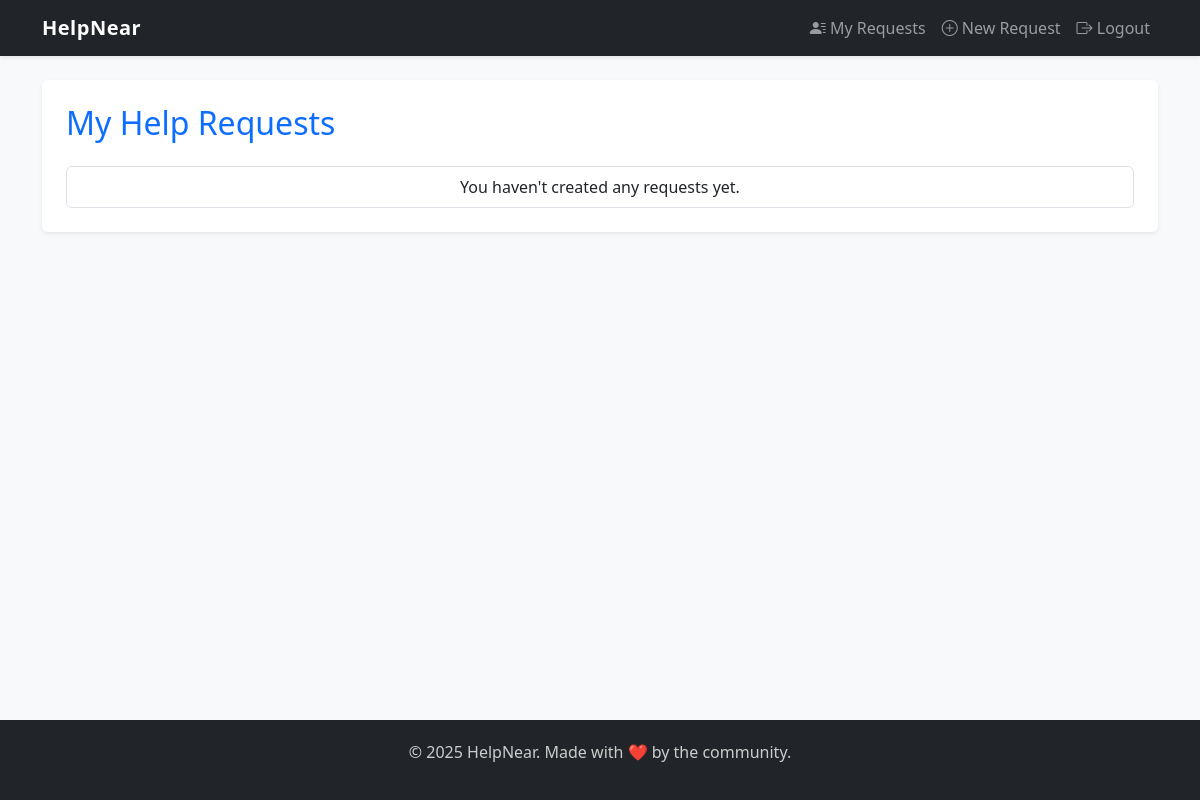
The app's page /my-requests/ (signed in), older data.
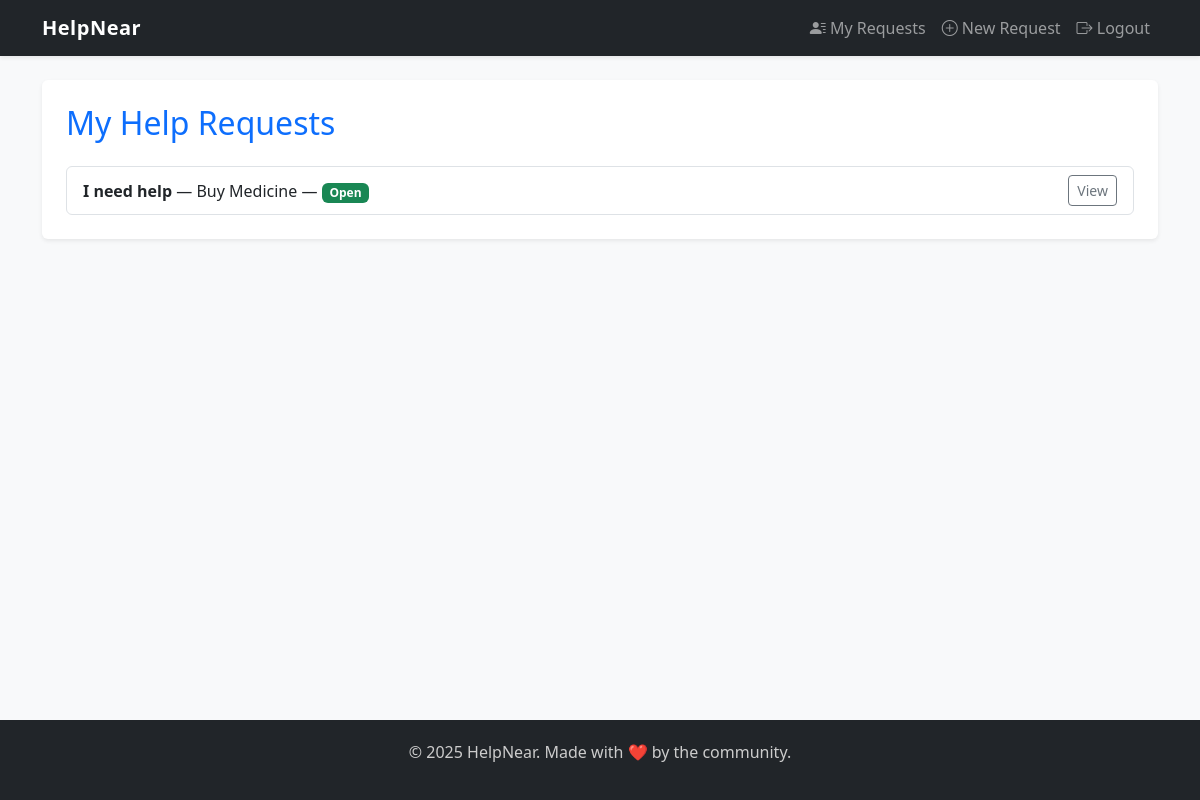
The same page, newer data.
### help/models.py (models this page shows, shortened)
class HelpRequest(models.Model):
    CATEGORY_CHOICES = [
        ('food', 'Food Delivery'),
        ('medicine', 'Buy Medicine'),
        ('house', 'House Help'),
        ('other', 'Other')
    ]
    user = models.ForeignKey(User, on_delete=models.CASCADE)
    title = models.CharField(max_length=200)
    description = models.TextField()
    category = models.CharField(max_length=50, choices=CATEGORY_CHOICES)
    location = models.CharField(max_length=200)
    email = models.EmailField(blank=True, null=True)
    phone = models.CharField(max_length=20, blank=True, null=True)
    is_open = models.BooleanField(default=True)
    created_at = models.DateTimeField(auto_now_add=True)

### help/views.py (the view)
# urls.py: path('my-requests/', views.my_requests, name='my_requests'),
@login_required
def my_requests(request):
    help_requests = HelpRequest.objects.filter(user=request.user).order_by('-created_at')
    return render(request, 'help/my_requests.html', {'help_requests': help_requests})

### help/templates/help/my_requests.html
{% extends 'base.html' %}
{% block content %}
<div class="bg-white p-4 rounded shadow-sm">
  <h2 class="mb-4 text-primary">My Help Requests</h2>
  <ul class="list-group">
    {% for req in help_requests %}
    <li class="list-group-item">
      <div class="d-flex justify-content-between align-items-center">
        <div>
          <strong>{{ req.title }}</strong> — {{ req.get_category_display }} —
          {% if req.is_open %}<span class="badge bg-success">Open</span>{% else %}<span class="badge bg-danger">Closed</span>{% endif %}
        </div>
        <a href="{% url 'request_detail' req.id %}" class="btn btn-outline-secondary btn-sm">View</a>
      </div>
    </li>
    {% empty %}
    <li class="list-group-item text-center">You haven't created any requests yet.</li>
    {% endfor %}
  </ul>
</div>
{% endblock %}

Row changes from the older to the newer data that the page shows:
added HelpRequest: title "I need help", category "Buy Medicine", is_open "Open"
Text that changed along with them:
text no longer shown: "You haven't created any requests yet."
